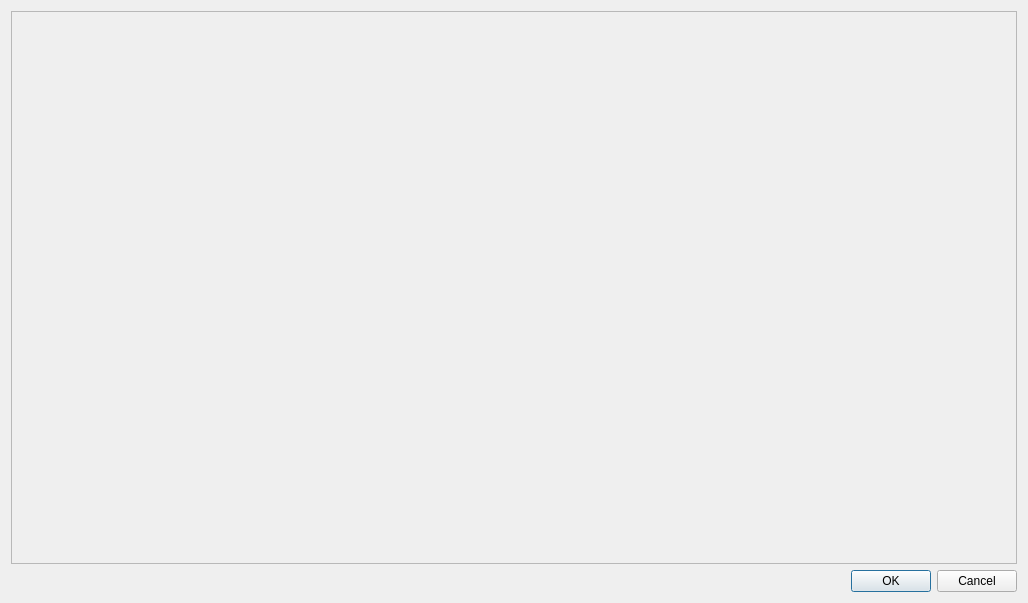
<?xml version="1.0" encoding="UTF-8"?>
<ui version="4.0">
 <class>DlgFindLetters</class>
 <widget class="QDialog" name="DlgFindLetters">
  <property name="windowModality">
   <enum>Qt::WindowModal</enum>
  </property>
  <property name="geometry">
   <rect>
    <x>0</x>
    <y>0</y>
    <width>1028</width>
    <height>603</height>
   </rect>
  </property>
  <property name="windowTitle">
   <string>Найти символ</string>
  </property>
  <property name="sizeGripEnabled">
   <bool>false</bool>
  </property>
  <property name="modal">
   <bool>false</bool>
  </property>
  <layout class="QVBoxLayout" name="verticalLayout_2">
   <item>
    <layout class="QVBoxLayout" name="verticalLayout">
     <item>
      <widget class="QScrollArea" name="scrollArea">
       <property name="widgetResizable">
        <bool>true</bool>
       </property>
       <widget class="QWidget" name="scrollAreaWidgetContents">
        <property name="geometry">
         <rect>
          <x>0</x>
          <y>0</y>
          <width>1004</width>
          <height>548</height>
         </rect>
        </property>
       </widget>
      </widget>
     </item>
     <item>
      <widget class="QDialogButtonBox" name="buttonBox">
       <property name="standardButtons">
        <set>QDialogButtonBox::Cancel|QDialogButtonBox::Ok</set>
       </property>
      </widget>
     </item>
    </layout>
   </item>
  </layout>
 </widget>
 <resources/>
 <connections/>
</ui>
